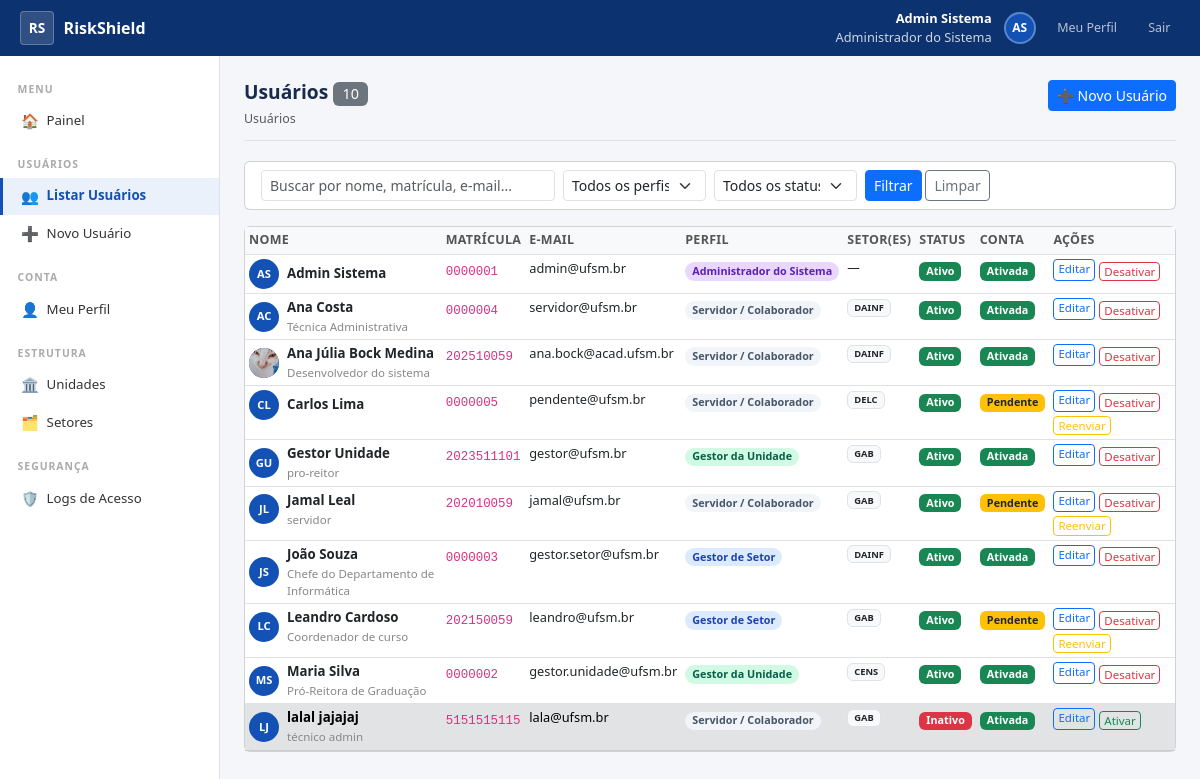
/usuarios/ (signed in), run on an earlier commit of the app's database.
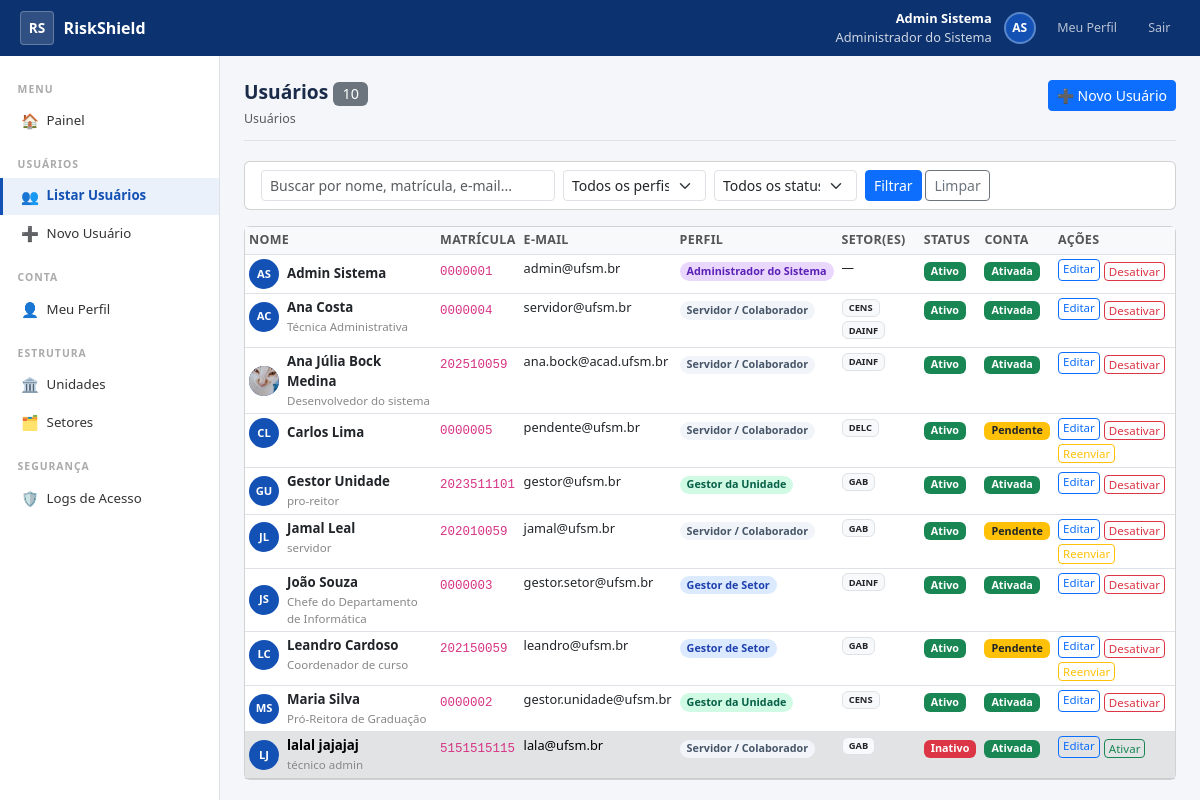
And on a later commit of the database.
### accounts/models.py (models this page shows, shortened)
class Usuario(AbstractBaseUser, PermissionsMixin):
    primeiro_nome = models.CharField('Primeiro Nome', max_length=80)
    sobrenome     = models.CharField('Sobrenome',     max_length=100)
    matricula     = models.CharField('Matrícula',     max_length=20, unique=True, db_index=True)
    email         = models.EmailField('E-mail Institucional', unique=True, db_index=True)
    foto          = models.ImageField('Foto', upload_to='fotos/', blank=True, null=True)
    telefone      = models.CharField('Telefone Institucional', max_length=20, blank=True)
    cargo         = models.CharField('Cargo / Função',         max_length=120, blank=True)
    perfil = models.CharField(
        'Perfil',
        max_length=20,
        choices=Perfil.choices,
        default=Perfil.SERVIDOR,
        db_index=True,
    )
    ativo           = models.BooleanField('Ativo', default=True, db_index=True)
    conta_ativada   = models.BooleanField('Conta Ativada', default=False)
    is_staff        = models.BooleanField('Acesso Admin Django', default=False)
    criado_em       = models.DateTimeField('Criado em',    auto_now_add=True)
    atualizado_em   = models.DateTimeField('Atualizado em', auto_now=True)
    deleted_at      = models.DateTimeField('Excluído em',  null=True, blank=True, db_index=True)
    criado_por      = models.ForeignKey(
        'self', on_delete=models.SET_NULL,
        null=True, blank=True,
        related_name='usuarios_criados',
        verbose_name='Criado por',
    )
    ultimo_login_ip = models.GenericIPAddressField('IP do Último Login', null=True, blank=True)
    history = HistoricalRecords(
        history_change_reason_field=models.TextField(null=True),
        excluded_fields=['last_login', 'ultimo_login_ip'],
    )
    objects = UsuarioManager()
    USERNAME_FIELD  = 'matricula'
    REQUIRED_FIELDS = ['email', 'primeiro_nome', 'sobrenome']
    class Meta:
        verbose_name         = 'Usuário'
        verbose_name_plural  = 'Usuários'
        ordering             = ['primeiro_nome', 'sobrenome']
    def get_nome_completo(self):
        return f'{self.primeiro_nome} {self.sobrenome}'.strip()
    def get_iniciais(self):
        partes = self.get_nome_completo().split()
        if len(partes) >= 2:
            return f'{partes[0][0]}{partes[-1][0]}'.upper()
        return self.matricula[:2].upper()
    @property
    def is_admin(self):
        return self.perfil == Perfil.ADMIN
    @property
    def is_gestor_unidade(self):
        return self.perfil == Perfil.GESTOR_UNIDADE
    @property
    def is_gestor_setor(self):
        return self.perfil == Perfil.GESTOR_SETOR
    @property
    def pode_criar_usuario(self):
        return self.perfil in (Perfil.ADMIN, Perfil.GESTOR_UNIDADE)
    @property
    def pode_gerenciar_usuarios(self):
        return self.perfil in (Perfil.ADMIN, Perfil.GESTOR_UNIDADE, Perfil.GESTOR_SETOR)
    @property
    def pode_ver_logs(self):
        return self.perfil == Perfil.ADMIN
    def pode_editar_usuario(self, alvo):
        if self.perfil == Perfil.ADMIN:
            return True

### organizacional/models.py (models this page shows, shortened)
class UsuarioSetor(models.Model):
    usuario     = models.ForeignKey(
        settings.AUTH_USER_MODEL,
        on_delete=models.PROTECT,
        related_name='usuario_setores',
        verbose_name='Usuário',
    )
    setor       = models.ForeignKey(
        Setor,
        on_delete=models.PROTECT,
        related_name='membros',
        verbose_name='Setor',
    )
    data_inicio = models.DateField('Data de Início', default=timezone.localdate)
    data_fim    = models.DateField('Data de Fim', null=True, blank=True)
    ativo       = models.BooleanField('Ativo', default=True, db_index=True)
    criado_por  = models.ForeignKey(
        settings.AUTH_USER_MODEL,
        on_delete=models.SET_NULL,
        null=True, blank=True,
        related_name='vinculos_criados',
        verbose_name='Criado por',
    )
    criado_em   = models.DateTimeField('Criado em', auto_now_add=True)
    history     = HistoricalRecords()
    class Meta:
        verbose_name         = 'Vínculo Usuário–Setor'
        verbose_name_plural  = 'Vínculos Usuário–Setor'
        ordering             = ['-ativo', '-data_inicio']

class Setor(models.Model):
    unidade    = models.ForeignKey(Unidade, on_delete=models.PROTECT, related_name='setores')
    nome       = models.CharField('Nome', max_length=200)
    sigla      = models.CharField('Sigla', max_length=20, blank=True)
    ativo      = models.BooleanField('Ativo', default=True)
    deleted_at = models.DateTimeField('Excluído em', null=True, blank=True)
    criado_em  = models.DateTimeField('Criado em', auto_now_add=True)
    history    = HistoricalRecords()
    class Meta:
        verbose_name         = 'Setor / Subunidade'
        verbose_name_plural  = 'Setores / Subunidades'
        ordering             = ['unidade__nome', 'nome']

### accounts/views.py (the view)
# urls.py: path('usuarios/',                                 views.view_lista_usuarios,   name='lista_usuarios'),
@requer_pode_gerenciar_usuarios
def view_lista_usuarios(request):
    u  = request.user
    qs = _qs_escopo(u)
    busca  = request.GET.get('q', '').strip()
    perfil = request.GET.get('perfil', '')
    status = request.GET.get('status', '')
    if busca:
        qs = qs.filter(
            Q(primeiro_nome__icontains=busca) | Q(sobrenome__icontains=busca) |
            Q(matricula__icontains=busca)     | Q(email__icontains=busca) |
            Q(cargo__icontains=busca)
        )
    if perfil:
        qs = qs.filter(perfil=perfil)
    if status == 'ativo':
        qs = qs.filter(ativo=True)
    elif status == 'inativo':
        qs = qs.filter(ativo=False)
    elif status == 'nao_ativado':
        qs = qs.filter(conta_ativada=False, ativo=True)
    usuarios = list(
        qs.select_related('criado_por')
          .prefetch_related('usuario_setores__setor__unidade')
    )
    for alvo in usuarios:
        alvo.pode_editar_pelo_usuario_logado = u.pode_editar_usuario(alvo)
    return render(request, 'accounts/lista_usuarios.html', {
        'usuarios': usuarios,
        'total': len(usuarios),
        'perfis': Perfil.choices,
        'busca': busca, 'filtro_perfil': perfil, 'filtro_status': status,
    })

### accounts/managers.py (called while the page is built)
    def get_queryset(self):
        return super().get_queryset().filter(deleted_at__isnull=True)

### accounts/views.py (called while the page is built, shortened)
def _qs_escopo(usuario):
    qs = Usuario.objects.all()
    if usuario.is_admin:
        return qs

### templates/accounts/lista_usuarios.html (shortened to what the changed rows need)
{% extends 'base_sistema.html' %}
{% block content %}
<div class="page-header d-flex justify-content-between align-items-start">
  <div>
    <h1>Usuários <span class="badge bg-secondary fw-normal">{{ total }}</span></h1>
  </div>
</div>
<div class="card">
  <div class="card-body p-0">
    <table class="table table-hover table-sm mb-0 table-gov">
      <thead>
        <tr>
          <th>Nome</th>
          <th>Matrícula</th>
          <th>E-mail</th>
          <th>Perfil</th>
          <th>Setor(es)</th>
          <th>Status</th>
          <th>Conta</th>
          <th>Ações</th>
        </tr>
      </thead>
      <tbody>
        {% for u in usuarios %}
        <tr class="{% if not u.ativo %}table-secondary text-muted{% endif %}">
          <td>
            <div style="display:flex; align-items:center; gap:.5rem;">
              <div style="width:30px;height:30px;border-radius:50%;background:#1351B4;display:flex;align-items:center;justify-content:center;color:#fff;font-size:.7rem;font-weight:700;flex-shrink:0;overflow:hidden;">
                {% if u.foto %}<img src="{{ u.foto.url }}" style="width:100%;height:100%;object-fit:cover;">
                {% else %}{{ u.get_iniciais }}{% endif %}
              </div>
              <div>
                <div style="font-weight:600;font-size:.83rem;">{{ u.get_nome_completo }}</div>
                {% if u.cargo %}<div style="font-size:.72rem;color:#888;">{{ u.cargo }}</div>{% endif %}
              </div>
            </div>
          </td>
          <td><code style="font-size:.78rem;">{{ u.matricula }}</code></td>
          <td style="font-size:.8rem;">{{ u.email }}</td>
          <td>
            <span class="badge badge-{% if u.is_admin %}admin{% elif u.is_gestor_unidade %}gu{% elif u.is_gestor_setor %}gs{% else %}serv{% endif %} rounded-pill">
              {{ u.get_perfil_display }}
            </span>
          </td>
          <td style="font-size:.78rem; max-width:160px;">
            {% for vs in u.usuario_setores.all %}
              {% if vs.ativo %}
                <span class="badge bg-light text-dark border d-inline-block mb-1">{{ vs.setor.sigla|default:vs.setor.nome }}</span>
              {% endif %}
            {% empty %}—{% endfor %}
          </td>
          <td>
            {% if u.ativo %}
              <span class="badge bg-success">Ativo</span>
            {% else %}
              <span class="badge bg-danger">Inativo</span>
            {% endif %}
          </td>
          <td>
            {% if u.conta_ativada %}
              <span class="badge bg-success">Ativada</span>
            {% else %}
              <span class="badge bg-warning text-dark">Pendente</span>
            {% endif %}
          </td>
          <td>
            <div class="d-flex gap-1 flex-wrap" >
              {% if u.pode_editar_pelo_usuario_logado %}
              <a href="{% url 'editar_usuario' u.pk %}" class="btn btn-outline-primary btn-sm py-0 px-1" style="font-size:.72rem;">Editar</a>
              {% endif %}
              {% if request.user.pode_criar_usuario %}
              <form method="post" action="{% url 'toggle_ativo' u.pk %}" style="display:inline;" onsubmit="return confirm('Confirmar?');">
                <button type="submit" class="btn btn-sm py-0 px-1 {% if u.ativo %}btn-outline-danger{% else %}btn-outline-success{% endif %}" style="font-size:.72rem;">
                  {% if u.ativo %}Desativar{% else %}Ativar{% endif %}
                </button>
              </form>
              {% if not u.conta_ativada %}
              <a href="{% url 'reenviar_ativacao' u.pk %}" class="btn btn-outline-warning btn-sm py-0 px-1" style="font-size:.72rem;" onclick="return confirm('Reenviar e-mail de ativação?');">Reenviar</a>
              {% endif %}
              {% endif %}
            </div>
          </td>
        </tr>
        {% empty %}
        <tr><td colspan="8" class="text-center text-muted py-3">Nenhum usuário encontrado.</td></tr>
        {% endfor %}
      </tbody>
    </table>
  </div>
</div>
{% endblock %}

### templates/base_sistema.html (shortened to what this page needs)
{% load static %}
<!DOCTYPE html>
<html lang="pt-BR">
<head>
  <link href="https://cdn.jsdelivr.net/npm/bootstrap@5.3.0/dist/css/bootstrap.min.css" rel="stylesheet">
  <link rel="stylesheet" href="{% static 'css/styles_sistema.css' %}">
</head>
<body>
<div class="topbar">
  <a href="{% url 'painel' %}" class="topbar-brand">
    <div class="topbar-logo">RS</div>
    RiskShield
  </a>
  <div class="topbar-right">
    <div class="topbar-user text-end">
      <strong>{{ request.user.primeiro_nome }} {{ request.user.sobrenome }}</strong>
      {{ request.user.get_perfil_display }}
    </div>
    <div class="topbar-avatar">
      {% if request.user.foto %}<img src="{{ request.user.foto.url }}" alt="">
      {% else %}{{ request.user.get_iniciais }}{% endif %}
    </div>
    <a href="{% url 'meu_perfil' %}" class="topbar-btn">Meu Perfil</a>
    <a href="{% url 'logout' %}" class="topbar-btn">Sair</a>
  </div>
</div>
<div class="app-body">
  <nav class="sidebar">
    <div class="sidebar-section-title">Menu</div>
    <a href="{% url 'painel' %}" class="sidebar-link {% if request.resolver_match.url_name == 'painel' %}active{% endif %}">
      <span class="sidebar-icon">🏠</span> Painel
    </a>
    {% if request.user.pode_gerenciar_usuarios %}
    <div class="sidebar-section-title" style="margin-top:.5rem;">Usuários</div>
    <a href="{% url 'lista_usuarios' %}" class="sidebar-link {% if request.resolver_match.url_name == 'lista_usuarios' %}active{% endif %}">
      <span class="sidebar-icon">👥</span> Listar Usuários
    </a>
    {% if request.user.pode_criar_usuario %}
    <a href="{% url 'cadastro_usuario' %}" class="sidebar-link {% if request.resolver_match.url_name == 'cadastro_usuario' %}active{% endif %}">
      <span class="sidebar-icon">➕</span> Novo Usuário
    </a>
    {% endif %}
    {% endif %}
    <div class="sidebar-section-title" style="margin-top:.5rem;">Conta</div>
    <a href="{% url 'meu_perfil' %}" class="sidebar-link {% if request.resolver_match.url_name == 'meu_perfil' %}active{% endif %}">
      <span class="sidebar-icon">👤</span> Meu Perfil
    </a>
    {% if request.user.pode_criar_usuario %}
    <div class="sidebar-section-title" style="margin-top:.5rem;">Estrutura</div>
    <a href="{% url 'lista_unidades' %}" class="sidebar-link {% if 'unidade' in request.resolver_match.url_name %}active{% endif %}">
      <span class="sidebar-icon">🏛️</span> Unidades
    </a>
    <a href="{% url 'lista_setores' %}" class="sidebar-link {% if 'setor' in request.resolver_match.url_name %}active{% endif %}">
      <span class="sidebar-icon">🗂️</span> Setores
    </a>
    {% endif %}
    {% if request.user.pode_ver_logs %}
    <div class="sidebar-section-title" style="margin-top:.5rem;">Segurança</div>
    <a href="{% url 'logs_acesso' %}" class="sidebar-link {% if request.resolver_match.url_name == 'logs_acesso' %}active{% endif %}">
      <span class="sidebar-icon">🛡️</span> Logs de Acesso
    </a>
    {% endif %}
  </nav>
  <div class="main-area">
    {% block content %}{% endblock %}
  </div>
</div>
</body>
</html>

What changed in the data, as far as the page shows it:
added UsuarioSetor: setor.sigla "CENS", shown under Usuario "Ana Costa"
